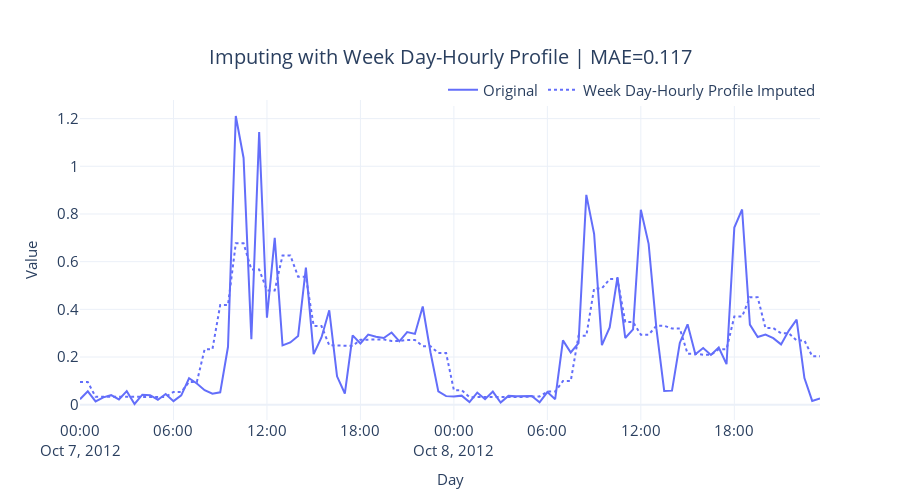

Here is the notebook cell this chart was saved with:
### Code cell
plot_df = pd.melt(ts_df.loc[window,['energy_consumption','day_hourly_profile_imputed']].reset_index(), id_vars='timestamp', var_name="series")
fig = px.line(plot_df, x="timestamp", y=["value"], line_dash="series", title=f"Imputing with Week Day-Hourly Profile | MAE={mae:.3f}")
fig = format_plot(fig, ['Original', 'Week Day-Hourly Profile Imputed'])
fig.write_image("imgs/chapter_2/day_hourly_profile_imputation.png")
fig
